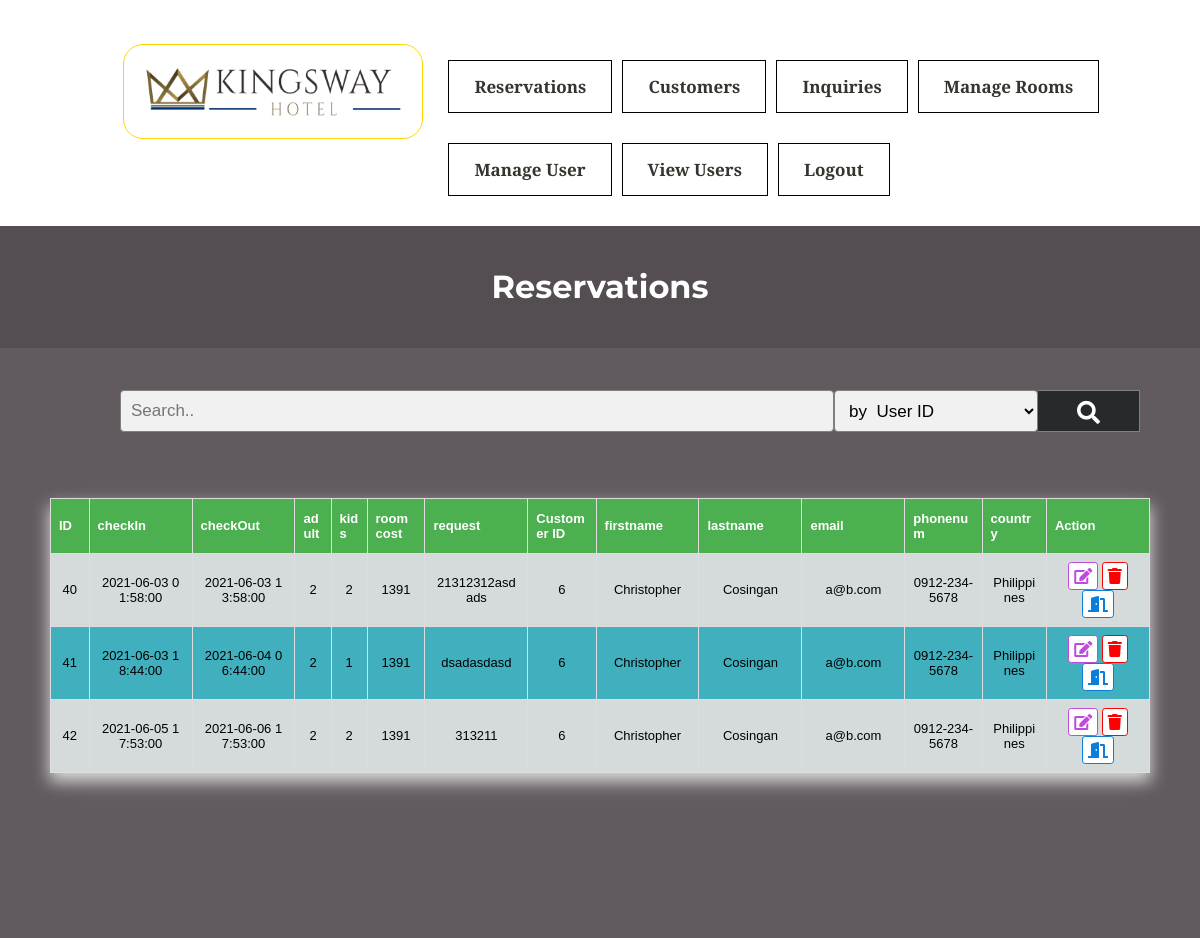
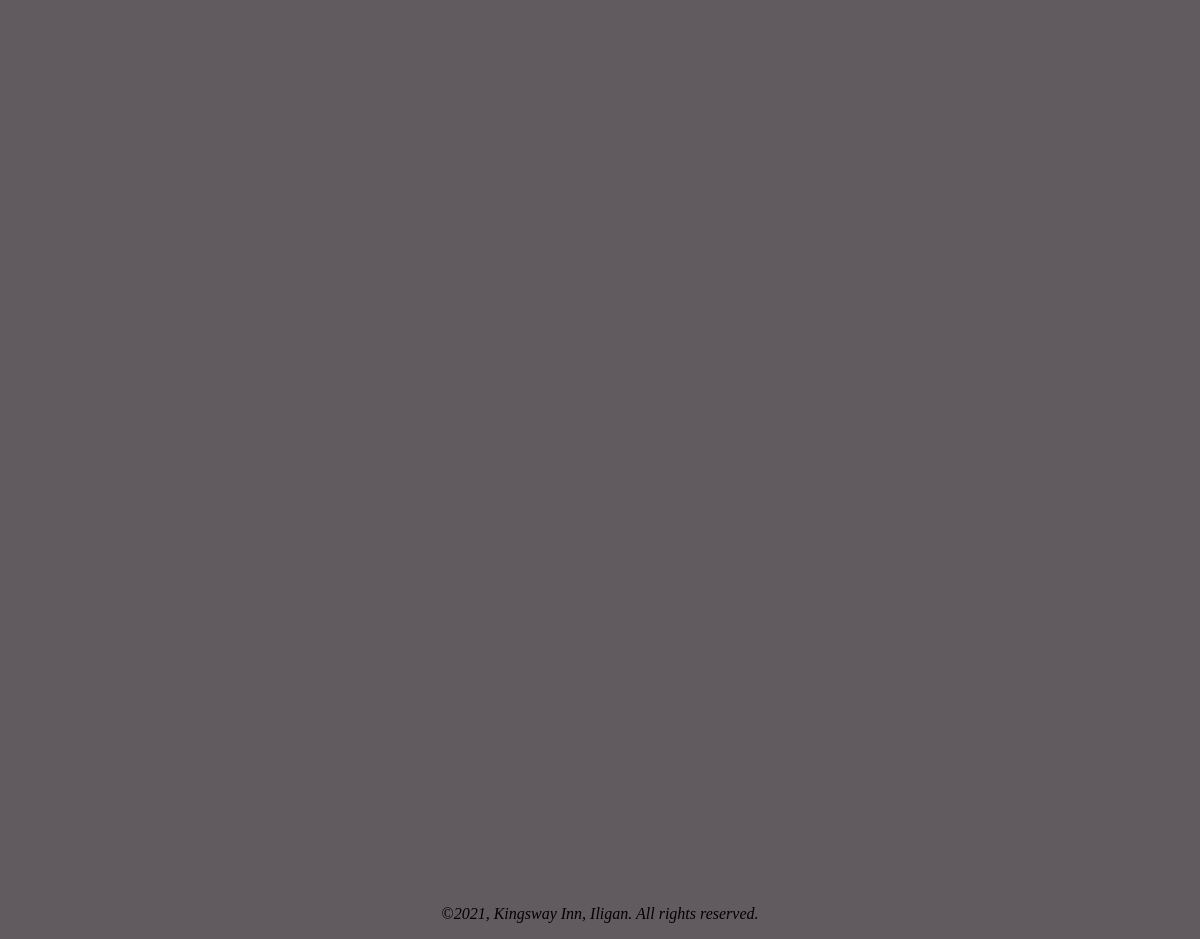
The app's page /reservations.php (signed in) with its own data (2 pictures, top to bottom).
### tables this page shows
CREATE TABLE `reservation` (
  `reservation_id` int(255) NOT NULL,
  `checkIn` datetime NOT NULL,
  `checkOut` datetime NOT NULL,
  `adult` int(11) NOT NULL,
  `kids` int(11) NOT NULL,
  `room_cost` int(11) NOT NULL,
  `request` text NOT NULL,
  `customer_id` int(255) NOT NULL
);

CREATE TABLE `customer` (
  `customer_id` int(255) NOT NULL,
  `firstname` varchar(255) NOT NULL,
  `lastname` varchar(255) NOT NULL,
  `email` varchar(255) NOT NULL,
  `phonenum` varchar(255) NOT NULL,
  `country` varchar(255) NOT NULL
);

### reservations.php (the view, shortened to what this page needs)
<?php
$connect = connectdb();
    $sql = "SELECT reservation.reservation_id as resID, reservation.checkIn as checkIn , reservation.checkOut as checkOut, reservation.adult as adult, reservation.kids as kids, reservation.room_cost as roomcost, reservation.request as request, customer.customer_id as cust_id, customer.firstname fname, customer.lastname as lname, customer.email as email, customer.phonenum as phone, customer.country as country FROM reservation JOIN customer ON reservation.customer_id = customer.customer_id";
    $result = $connect->query($sql);
?>
<!DOCTYPE html>
<html lang="en">
<head>
    <link rel="stylesheet" href="css/style.css">
    <link rel="stylesheet" href="https://use.fontawesome.com/releases/v5.15.3/css/all.css">
</head>
<body>
    <section class="cnav menu col-12 col">
        <nav class="col-12 col">
            <ul class="col menuflat col-12 clinks6">
                <a href="index.php#Home" class="clogo" style="margin-left:6%;"><img class="logo" src="images/logo-inline.png" alt=""></a>
                <a href="reservations.php" class="c-button cbooking">Reservations</a>
                <a href="customers.php" class="c-button cbooking">Customers</a>
                <a href="inquiries.php" class="c-button cbooking">Inquiries</a>
                <a href="managerooms.php" class="c-button cbooking">Manage Rooms</a>
                <a href="createusers.php" class="c-button cbooking">Manage User</a>
                <a href="viewusers.php" class="c-button cbooking">View Users</a>
                <a href="logout.php" class="c-button cbooking">Logout</a>
            </ul>
        </nav>
    </section>
    <header class="col-12 col">
        <div class="cite">
            <h1>Reservations</h1>
        </div>
    </header>
    <section id="" class="col-12 col">
        <form action="" method="POST" class="searchform" style="">
            <input id="Gosearch" type="text" placeholder="Search.." name="search">
            <select name="taskOption" id="entityID">
                <option value="reservation_id">by &nbsp;User ID</option>
            </select>
            <button class="searchbtn" type="submit" name="searchAccount"><i class="fa fa-search"></i></button>
        </form>
        <section class="table-container">
            <table id="customers">
                <thead>
                    <tr>
                        <th style="width:3%;">ID</th>
                        <th>checkIn</th>
                        <th>checkOut</th>
                        <th style="width:2.8%;">adult</th>
                        <th style="width:2.8%;">kids</th>
                        <th style="width:4.5%;">room cost</th>
                        <th>request</th>
                        <th style="width:5.3%;">Customer ID</th>
                        <th>firstname</th>
                        <th>lastname</th>
                        <th>email</th>
                        <th style="width:6%;">phonenum</th>
                        <th style="width:5%;">country</th>
                        <th>Action</th>
                    </tr>
                </thead>
                <tbody>
                <?php
                    if (isset($_POST['search']) && $_POST['search'] == ""){
                        $sql = "SELECT reservation.reservation_id as resID, reservation.checkIn as checkIn , reservation.checkOut as checkOut, reservation.adult as adult, reservation.kids as kids, reservation.room_cost as roomcost, reservation.request as request, customer.customer_id as cust_id, customer.firstname fname, customer.lastname as lname, customer.email as email, customer.phonenum as phone, customer.country as country FROM reservation JOIN customer ON reservation.customer_id = customer.customer_id";
                        $query = mysqli_query($connect, $sql);
                        while($row = mysqli_fetch_array($query)){ ?>
                        <tr>
                            <td style="width:3%;"><?php echo $row['resID']; ?></td>
                            <td><?php echo $row['checkIn']; ?></td>
                            <td><?php echo $row['checkOut']; ?></td>
                            <td style="width:4%;"><?php echo $row['adult']; ?></td>
                            <td style="width:4%;"><?php echo $row['kids']; ?></td>
                            <td style="width:4.5%;"><?php echo $row['roomcost']; ?></td>
                            <td><?php echo $row['request']; ?></td>
                            <td style="width:4.5%;"><?php echo $row['cust_id']; ?></td>
                            <td><?php echo $row['fname']; ?></td>
                            <td><?php echo $row['lname']; ?></td>
                            <td><?php echo $row['email']; ?></td>
                            <td style="width:6%;"><?php echo $row['phone']; ?></td>
                            <td style="width:5%;"><?php echo $row['country']; ?></td>
                            <td>
                                <a title="update" href="#" onclick="javascript: editreservation(<?php echo $row['resID']; ?>,<?php echo $row['cust_id']; ?>,<?php echo $row['kids']; ?>,<?php echo $row['adult']; ?>,<?php echo $row['roomcost']; ?>   )"><i class="fas fa-edit"></i></a>
                                <a title="delete" href="#" onclick="javascript: deleteAccount(<?php echo $row['resID']; ?>)"><i class="fas fa-trash"></i></a>
                                <a title="accommodation" href="#" onclick="javascript: accommodate(<?php echo $row['resID']; ?>)"><i class="fas fa-door-open"></i></a>
                            </td>
                        </tr>
                <?php }} else {
                    while($row = mysqli_fetch_array($result)){ ?>
                        <tr>
                            <td style="width:3%;"><?php echo $row['resID']; ?></td>
                            <td><?php echo $row['checkIn']; ?></td>
                            <td><?php echo $row['checkOut']; ?></td>
                            <td style="width:3%;"><?php echo $row['adult']; ?></td>
                            <td style="width:3%;"><?php echo $row['kids']; ?></td>
                            <td style="width:4.5%;"><?php echo $row['roomcost']; ?></td>
                            <td><?php echo $row['request']; ?></td>
                            <td><?php echo $row['cust_id']; ?></td>
                            <td><?php echo $row['fname']; ?></td>
                            <td><?php echo $row['lname']; ?></td>
                            <td><?php echo $row['email']; ?></td>
                            <td style="width:6%;"><?php echo $row['phone']; ?></td>
                            <td style="width:5%;"><?php echo $row['country']; ?></td>
                            <td>
                                <a title="update" href="#" onclick="javascript: editreservation(<?php echo $row['resID']; ?>,<?php echo $row['cust_id']; ?>,<?php echo $row['kids']; ?>,<?php echo $row['adult']; ?>,<?php echo $row['roomcost']; ?>)"><i class="fas fa-edit"></i></a>
                                <a title="delete" href="#" onclick="javascript: deleteAccount(<?php echo $row['resID']; ?>)"><i class="fas fa-trash"></i></a>
                                <a title="accommodation" href="#" onclick="javascript: accommodate(<?php echo $row['resID']; ?>)"><i class="fas fa-door-open"></i></a>
                            </td>
                        </tr>
                <?php }}?>
            </tbody>
            </table>
        </section>
    </section>
    <header class="chead col-12">
    </header>
    <footer id="" class="col col-12">
        <p id="copyright ">&copy;<time datetime="2021-04-13 "><em>2021</time>, Kingsway Inn, Iligan. All rights reserved.</em></p>
    </footer>
</body>
</html>

### css/style.css (style rules this page uses)
body { display: block; margin: 0; font-family: 'Times New Roman', Times, serif; background-color: #615a5f; }
* { box-sizing: border-box; }
header, section { margin: 0!important; }
.cnav { font-family: 'Cinzel', serif; font-weight: 600; background: rgb(255, 255, 255); }
.cite, .catqoute { font-family: 'Montserrat', 'Raleway', sans-serif; font-weight: 400; }
.logo { width: 300px!important; height: 95px!important; display: inline-block; padding: 8px 16px; border: none; vertical-align: middle; border: 1px gold solid; border-radius: 20px; transition: .3s all ease; }
.c-button { margin: 30px 10px 0 0; }
a.c-button { color: rgb(53, 52, 46); }
.cbooking { border: 1px solid black!important; }
a { transition: .3s all ease; color: #ffffff; }
td>a { color: #000000; }
form.searchform { max-width: 85%; margin-left: 10%; margin-top: 3%; }
form.searchform input[type=text] { padding: 10px; font-size: 17px; border: 1px solid grey; float: left; width: 70%; background: #f1f1f1; }
form.searchform select { padding: 10px; font-size: 17px; border: 1px solid grey; float: left; width: 20%; background: #f1f1f1; height: 42px; }
form.searchform button { float: left; width: 10%; padding: 10px; background: #28292b; color: white; font-size: 17px; border: 1px solid grey; border-left: none; cursor: pointer; height: 42px; }
form.searchform::after { content: ""; clear: both; display: table; }
.searchbtn { padding: 12px; border: 1px solid #ccc; box-sizing: border-box; margin-top: 6px; margin-bottom: 16px; resize: vertical; }
.table-container { width: 100%; margin: auto; padding: 50px 50px 50px 50px; }
#customers { font-family: Arial, Helvetica, sans-serif; font-size: 13px; border-collapse: collapse; width: 100%; box-shadow: 0 8px 16px 1px rgba(255, 255, 255, .8), 0 6px 20px 0 rgba(0, 0, 0, 0.19); height: 50%; table-layout: fixed; word-break: break-all; }
#customers td, #customers th { font-size: 13px; border: 1px solid #ddd; padding: 8px; word-break: break-all; width: 8%; }
#customers tr:nth-child(even) { background-color: #41b0be; }
#customers tr:nth-child(odd) { background-color: #d5dbdb; }
#customers th { padding-top: 12px; padding-bottom: 12px; text-align: left; background-color: #4CAF50; color: white; }
.chead { text-align: center; font-size: 35px; color: white; height: 1000px; display: inline-flex; }
input, textarea, select { padding: 12px; border: 1px solid #ccc; border-radius: 4px; box-sizing: border-box; margin-top: 6px; margin-bottom: 16px; resize: vertical; }
.menuflat { overflow: hidden; background-color: transparent; }
.menuflat a { float: left; display: block; text-align: center; padding: 14px 25px; text-decoration: none; font-size: 17px; background-image: ; }
.menu ul { list-style-type: none; margin: 0; padding: 0; }
.cite { background-color: #544e52; color: #ffffff; width: inherit; padding: 20px; }
nav { float: left; padding: 30px; }
nav ul { list-style-type: none; padding: 0; }
nav a { text-decoration: none; }
.col { float: left; text-align: center; }
.col-12 { width: 100%; }
.fa, .fas { user-select: none; }
.fa, .fas { display: inline-block; font: normal normal normal 14px/1 FontAwesome; text-rendering: auto; -webkit-font-smoothing: antialiased; color: rgb(255, 255, 255); font-size: 23px; }
.fa-trash { color: red; border: 1px red solid; padding: 5px; border-radius: .2rem; background-color: #fff; font-size: 16px; }
.fa-door-open { color: #0b7dda; border: 1px #0b7dda solid; padding: 5px; border-radius: .2rem; background-color: #fff; font-size: 16px; }
.fa-edit { color: #be4bdb; border: 1px #be4bdb solid; padding: 5px; border-radius: .2rem; background-color: #fff; font-size: 16px; }

### records on screen
reservation: reservation_id "40", checkIn "2021-06-03 01:58:00", checkOut "2021-06-03 13:58:00", adult "2", kids "2", room_cost "1391", request "21312312asdads", customer.customer_id "6", customer.firstname "Christopher", customer.lastname "Cosingan", customer.email "a@b.com", customer.phonenum "0912-234-5678", customer.country "Philippines"
reservation: reservation_id "41", checkIn "2021-06-03 18:44:00", checkOut "2021-06-04 06:44:00", adult "2", kids "1", room_cost "1391", request "dsadasdasd", customer.customer_id "6", customer.firstname "Christopher", customer.lastname "Cosingan", customer.email "a@b.com", customer.phonenum "0912-234-5678", customer.country "Philippines"
reservation: reservation_id "42", checkIn "2021-06-05 17:53:00", checkOut "2021-06-06 17:53:00", adult "2", kids "2", room_cost "1391", request "313211", customer.customer_id "6", customer.firstname "Christopher", customer.lastname "Cosingan", customer.email "a@b.com", customer.phonenum "0912-234-5678", customer.country "Philippines"
